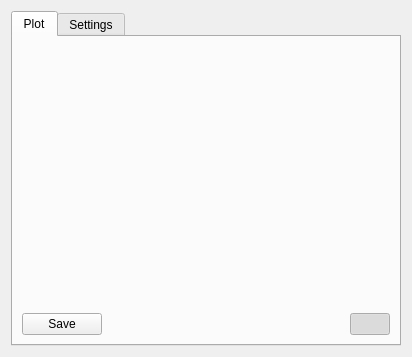
<?xml version="1.0" encoding="UTF-8"?>
<ui version="4.0">
 <class>Plotter</class>
 <widget class="QWidget" name="Plotter">
  <property name="geometry">
   <rect>
    <x>0</x>
    <y>0</y>
    <width>412</width>
    <height>357</height>
   </rect>
  </property>
  <property name="windowTitle">
   <string>Form</string>
  </property>
  <layout class="QVBoxLayout" name="verticalLayout">
   <item>
    <widget class="QTabWidget" name="tabWidget">
     <property name="currentIndex">
      <number>0</number>
     </property>
     <widget class="QWidget" name="tab">
      <attribute name="title">
       <string>Plot</string>
      </attribute>
      <layout class="QVBoxLayout" name="verticalLayout_7">
       <item>
        <widget class="QwtPlot" name="plot" native="true">
         <property name="sizePolicy">
          <sizepolicy hsizetype="Expanding" vsizetype="Expanding">
           <horstretch>0</horstretch>
           <verstretch>0</verstretch>
          </sizepolicy>
         </property>
        </widget>
       </item>
       <item>
        <layout class="QHBoxLayout" name="horizontalLayout_2">
         <item>
          <widget class="QPushButton" name="saveBtn">
           <property name="toolTip">
            <string>Save current plot to CSV</string>
           </property>
           <property name="text">
            <string>Save</string>
           </property>
           <property name="icon">
            <iconset resource="../icons.qrc">
             <normaloff>:/images/document-save.png</normaloff>:/images/document-save.png</iconset>
           </property>
          </widget>
         </item>
         <item>
          <spacer name="horizontalSpacer">
           <property name="orientation">
            <enum>Qt::Horizontal</enum>
           </property>
           <property name="sizeHint" stdset="0">
            <size>
             <width>40</width>
             <height>20</height>
            </size>
           </property>
          </spacer>
         </item>
         <item>
          <widget class="QPushButton" name="startStopPlotBtn">
           <property name="toolTip">
            <string>&lt;html&gt;&lt;head/&gt;&lt;body&gt;&lt;p&gt;Starts/stops data collecting from Serial&lt;/p&gt;&lt;p&gt;When stopped, you'll be able to zoom in/out and move the graph to further inspect the data.&lt;/p&gt;&lt;/body&gt;&lt;/html&gt;</string>
           </property>
           <property name="text">
            <string/>
           </property>
           <property name="icon">
            <iconset resource="../icons.qrc">
             <normaloff>:/images/media-playback-start.png</normaloff>
             <normalon>:/images/media-playback-stop.png</normalon>:/images/media-playback-start.png</iconset>
           </property>
           <property name="checkable">
            <bool>true</bool>
           </property>
           <property name="checked">
            <bool>true</bool>
           </property>
          </widget>
         </item>
        </layout>
       </item>
      </layout>
     </widget>
     <widget class="QWidget" name="tab_2">
      <attribute name="title">
       <string>Settings</string>
      </attribute>
      <layout class="QVBoxLayout" name="verticalLayout_3">
       <item>
        <widget class="QScrollArea" name="scrollArea">
         <property name="widgetResizable">
          <bool>true</bool>
         </property>
         <widget class="QWidget" name="scrollAreaWidgetContents">
          <property name="geometry">
           <rect>
            <x>0</x>
            <y>0</y>
            <width>230</width>
            <height>678</height>
           </rect>
          </property>
          <layout class="QVBoxLayout" name="verticalLayout_6">
           <item>
            <widget class="QGroupBox" name="groupBox">
             <property name="title">
              <string>Basic</string>
             </property>
             <layout class="QVBoxLayout" name="verticalLayout_2">
              <item>
               <layout class="QFormLayout" name="formLayout">
                <property name="fieldGrowthPolicy">
                 <enum>QFormLayout::AllNonFixedFieldsGrow</enum>
                </property>
                <item row="0" column="0">
                 <widget class="QLabel" name="label">
                  <property name="toolTip">
                   <string>&lt;html&gt;&lt;head/&gt;&lt;body&gt;&lt;p&gt;The ID of the graph, for serial thread to properly forward the incoming data from micro-controller.&lt;/p&gt;&lt;p&gt;You can have the same IDs if you wish, both will receive the packet from the serial thread.&lt;/p&gt;&lt;/body&gt;&lt;/html&gt;</string>
                  </property>
                  <property name="text">
                   <string>ID:</string>
                  </property>
                 </widget>
                </item>
                <item row="0" column="1">
                 <widget class="QLineEdit" name="idEdit">
                  <property name="text">
                   <string>p1</string>
                  </property>
                 </widget>
                </item>
                <item row="4" column="0">
                 <widget class="QLabel" name="label_2">
                  <property name="toolTip">
                   <string>&lt;html&gt;&lt;head/&gt;&lt;body&gt;&lt;p&gt;Can select the graph to plot in real time or XY plot&lt;/p&gt;&lt;p&gt;&lt;span style=&quot; font-size:10pt;&quot;&gt;Sample real-time packet with 3 curves XYZ:&lt;/span&gt;&lt;/p&gt;&lt;p&gt;{&lt;span style=&quot; color:#ff0000;&quot;&gt;P0|X|255,0,0|100&lt;/span&gt;&lt;span style=&quot; color:#00ff7f;&quot;&gt;|Y|0,255,0|150&lt;/span&gt;&lt;span style=&quot; color:#5555ff;&quot;&gt;|Z|0,0,255|200&lt;/span&gt;}&lt;/p&gt;&lt;p&gt;{Plot ID|Curve 1|Color|Value|Curve 2|Color|Value}&lt;/p&gt;&lt;p&gt;&lt;span style=&quot; font-weight:600;&quot;&gt;Note: color is in RGB format with comma seperating the values (R,G,B)&lt;/span&gt;&lt;/p&gt;&lt;p&gt;&lt;span style=&quot; font-size:10pt;&quot;&gt;Sample XY plot (supports only one curve):&lt;/span&gt;&lt;/p&gt;&lt;p&gt;{P0|Some XY plot|255,0,0|1 255 2 200 3 150 4 100}&lt;/p&gt;&lt;p&gt;{Plot ID|Curve name|Color|X Y X Y X Y X Y.....}&lt;/p&gt;&lt;p&gt;&lt;span style=&quot; font-weight:600;&quot;&gt;Note: If for each X value there won't be Y value, the plot will be ignored&lt;/span&gt;&lt;br/&gt;&lt;/p&gt;&lt;/body&gt;&lt;/html&gt;</string>
                  </property>
                  <property name="text">
                   <string>Type:</string>
                  </property>
                 </widget>
                </item>
                <item row="4" column="1">
                 <widget class="QComboBox" name="typeComboBox">
                  <item>
                   <property name="text">
                    <string>Time plot</string>
                   </property>
                  </item>
                  <item>
                   <property name="text">
                    <string>XY-Plot</string>
                   </property>
                  </item>
                 </widget>
                </item>
                <item row="1" column="0">
                 <widget class="QLabel" name="label_5">
                  <property name="text">
                   <string>Title</string>
                  </property>
                 </widget>
                </item>
                <item row="1" column="1">
                 <widget class="QLineEdit" name="titleEdit">
                  <property name="text">
                   <string>A Simple Plotting Demonstration</string>
                  </property>
                 </widget>
                </item>
                <item row="5" column="0">
                 <widget class="QLabel" name="label_6">
                  <property name="toolTip">
                   <string>&lt;html&gt;&lt;head/&gt;&lt;body&gt;&lt;p&gt;Applicable only to real time plot, basically, how many data points will be stored in the memory before deleting them. &lt;/p&gt;&lt;/body&gt;&lt;/html&gt;</string>
                  </property>
                  <property name="text">
                   <string>Buffer</string>
                  </property>
                 </widget>
                </item>
                <item row="5" column="1">
                 <widget class="QSpinBox" name="bufferSpin">
                  <property name="minimum">
                   <number>10</number>
                  </property>
                  <property name="maximum">
                   <number>1000000</number>
                  </property>
                  <property name="value">
                   <number>100</number>
                  </property>
                 </widget>
                </item>
                <item row="6" column="0">
                 <widget class="QLabel" name="label_7">
                  <property name="toolTip">
                   <string>&lt;html&gt;&lt;head/&gt;&lt;body&gt;&lt;p&gt;How often the plot will be updated. You shouldn't need less than 50ms, however if you want to improve performance of the application, it is advisable to increase the refresh rate. &lt;/p&gt;&lt;/body&gt;&lt;/html&gt;</string>
                  </property>
                  <property name="text">
                   <string>Refresh rate (ms)</string>
                  </property>
                 </widget>
                </item>
                <item row="6" column="1">
                 <widget class="QSpinBox" name="refreshRateSpin">
                  <property name="minimum">
                   <number>10</number>
                  </property>
                  <property name="maximum">
                   <number>10000</number>
                  </property>
                  <property name="value">
                   <number>50</number>
                  </property>
                 </widget>
                </item>
                <item row="2" column="0">
                 <widget class="QLabel" name="label_9">
                  <property name="text">
                   <string>Name of X Axis:</string>
                  </property>
                 </widget>
                </item>
                <item row="2" column="1">
                 <widget class="QLineEdit" name="xaxisEdit"/>
                </item>
                <item row="3" column="0">
                 <widget class="QLabel" name="label_10">
                  <property name="text">
                   <string>Name of Y Axis</string>
                  </property>
                 </widget>
                </item>
                <item row="3" column="1">
                 <widget class="QLineEdit" name="yaxisEdit"/>
                </item>
               </layout>
              </item>
             </layout>
            </widget>
           </item>
           <item>
            <widget class="QGroupBox" name="groupBox_2">
             <property name="title">
              <string>Scaling</string>
             </property>
             <layout class="QVBoxLayout" name="verticalLayout_4">
              <item>
               <layout class="QFormLayout" name="formLayout_2">
                <property name="fieldGrowthPolicy">
                 <enum>QFormLayout::AllNonFixedFieldsGrow</enum>
                </property>
                <item row="1" column="0">
                 <widget class="QCheckBox" name="autoScaleYCheckBox">
                  <property name="toolTip">
                   <string>Automatically scales the graph to show all values on Y axis</string>
                  </property>
                  <property name="text">
                   <string>Auto Scaling Y</string>
                  </property>
                  <property name="checked">
                   <bool>true</bool>
                  </property>
                 </widget>
                </item>
                <item row="2" column="0">
                 <widget class="QLabel" name="label_3">
                  <property name="text">
                   <string>Min Y</string>
                  </property>
                 </widget>
                </item>
                <item row="2" column="1">
                 <widget class="QDoubleSpinBox" name="minYSpin">
                  <property name="minimum">
                   <double>-10000000.000000000000000</double>
                  </property>
                  <property name="maximum">
                   <double>10000000.000000000000000</double>
                  </property>
                  <property name="value">
                   <double>-200.000000000000000</double>
                  </property>
                 </widget>
                </item>
                <item row="3" column="0">
                 <widget class="QLabel" name="label_4">
                  <property name="text">
                   <string>Max Y</string>
                  </property>
                 </widget>
                </item>
                <item row="3" column="1">
                 <widget class="QDoubleSpinBox" name="maxYSpin">
                  <property name="minimum">
                   <double>-10000000.000000000000000</double>
                  </property>
                  <property name="maximum">
                   <double>10000000.000000000000000</double>
                  </property>
                  <property name="value">
                   <double>200.000000000000000</double>
                  </property>
                 </widget>
                </item>
                <item row="4" column="0">
                 <widget class="QCheckBox" name="autoScaleXCheckBox">
                  <property name="toolTip">
                   <string>Automatically scales graph to include all X values (manual scaling works only on XY plot)</string>
                  </property>
                  <property name="text">
                   <string>Auto Scaling X</string>
                  </property>
                  <property name="checked">
                   <bool>true</bool>
                  </property>
                 </widget>
                </item>
                <item row="5" column="0">
                 <widget class="QLabel" name="label_11">
                  <property name="text">
                   <string>Min X</string>
                  </property>
                 </widget>
                </item>
                <item row="5" column="1">
                 <widget class="QDoubleSpinBox" name="minXSpin">
                  <property name="minimum">
                   <double>-10000000.000000000000000</double>
                  </property>
                  <property name="maximum">
                   <double>10000000.000000000000000</double>
                  </property>
                  <property name="value">
                   <double>-200.000000000000000</double>
                  </property>
                 </widget>
                </item>
                <item row="6" column="1">
                 <widget class="QDoubleSpinBox" name="maxXSpin">
                  <property name="minimum">
                   <double>-10000000.000000000000000</double>
                  </property>
                  <property name="maximum">
                   <double>10000000.000000000000000</double>
                  </property>
                  <property name="value">
                   <double>200.000000000000000</double>
                  </property>
                 </widget>
                </item>
                <item row="6" column="0">
                 <widget class="QLabel" name="label_12">
                  <property name="text">
                   <string>Max X</string>
                  </property>
                 </widget>
                </item>
               </layout>
              </item>
             </layout>
            </widget>
           </item>
           <item>
            <widget class="QGroupBox" name="groupBox_3">
             <property name="title">
              <string>Misc</string>
             </property>
             <layout class="QVBoxLayout" name="verticalLayout_5">
              <item>
               <layout class="QFormLayout" name="formLayout_3">
                <item row="0" column="0">
                 <widget class="QLabel" name="label_8">
                  <property name="toolTip">
                   <string>&lt;html&gt;&lt;head/&gt;&lt;body&gt;&lt;p&gt;Format of the date in real time plot. Some of the available formats: &lt;/p&gt;&lt;p&gt;&lt;span style=&quot; font-weight:600;&quot;&gt;&amp;quot;dd:mm:yyyy | hh:mm:ss:zzz&amp;quot;&lt;/span&gt;&lt;/p&gt;&lt;p&gt;Where it shows&lt;span style=&quot; font-weight:600;&quot;&gt; day:month:year | hours:minutes:seconds:milliseconds&lt;/span&gt;&lt;/p&gt;&lt;/body&gt;&lt;/html&gt;</string>
                  </property>
                  <property name="statusTip">
                   <string/>
                  </property>
                  <property name="text">
                   <string>Date Format</string>
                  </property>
                 </widget>
                </item>
                <item row="0" column="1">
                 <widget class="QLineEdit" name="dateFormat">
                  <property name="text">
                   <string>hh:mm:ss</string>
                  </property>
                 </widget>
                </item>
                <item row="1" column="0">
                 <widget class="QCheckBox" name="fillCheckBox">
                  <property name="toolTip">
                   <string>Automatically fills the graph</string>
                  </property>
                  <property name="text">
                   <string>Auto filling</string>
                  </property>
                  <property name="checked">
                   <bool>true</bool>
                  </property>
                 </widget>
                </item>
                <item row="2" column="0">
                 <widget class="QLabel" name="label_14">
                  <property name="text">
                   <string>Auto Fill Opacity:</string>
                  </property>
                 </widget>
                </item>
                <item row="2" column="1">
                 <widget class="QSpinBox" name="transparentSpinBox">
                  <property name="minimum">
                   <number>20</number>
                  </property>
                  <property name="maximum">
                   <number>100</number>
                  </property>
                 </widget>
                </item>
                <item row="3" column="0">
                 <widget class="QLabel" name="label_13">
                  <property name="text">
                   <string>Background Color:</string>
                  </property>
                 </widget>
                </item>
                <item row="3" column="1">
                 <layout class="QHBoxLayout" name="horizontalLayout">
                  <item>
                   <spacer name="horizontalSpacer_2">
                    <property name="orientation">
                     <enum>Qt::Horizontal</enum>
                    </property>
                    <property name="sizeHint" stdset="0">
                     <size>
                      <width>40</width>
                      <height>20</height>
                     </size>
                    </property>
                   </spacer>
                  </item>
                  <item>
                   <widget class="QLabel" name="colorLbl">
                    <property name="minimumSize">
                     <size>
                      <width>50</width>
                      <height>0</height>
                     </size>
                    </property>
                    <property name="maximumSize">
                     <size>
                      <width>50</width>
                      <height>16777215</height>
                     </size>
                    </property>
                    <property name="styleSheet">
                     <string notr="true">background-color:#ffffff;
border: 2px solid #000;</string>
                    </property>
                    <property name="text">
                     <string/>
                    </property>
                   </widget>
                  </item>
                  <item>
                   <widget class="QPushButton" name="colorBtn">
                    <property name="toolTip">
                     <string>Choose background color</string>
                    </property>
                    <property name="text">
                     <string/>
                    </property>
                    <property name="icon">
                     <iconset resource="../icons.qrc">
                      <normaloff>:/images/kcoloredit.png</normaloff>:/images/kcoloredit.png</iconset>
                    </property>
                   </widget>
                  </item>
                 </layout>
                </item>
               </layout>
              </item>
             </layout>
            </widget>
           </item>
           <item>
            <widget class="QGroupBox" name="groupBox_4">
             <property name="minimumSize">
              <size>
               <width>0</width>
               <height>0</height>
              </size>
             </property>
             <property name="baseSize">
              <size>
               <width>0</width>
               <height>0</height>
              </size>
             </property>
             <property name="title">
              <string>Auto Write</string>
             </property>
             <layout class="QVBoxLayout" name="verticalLayout_8">
              <item>
               <layout class="QFormLayout" name="formLayout_4">
                <item row="0" column="0">
                 <widget class="QCheckBox" name="writeToFileCheckBox">
                  <property name="toolTip">
                   <string>Will write all results directly to the file you have specified. Similar to save button, but does it instantly and automatically. Useful for when one needs to do analysis later. Results will be in CSV</string>
                  </property>
                  <property name="text">
                   <string>Write To File</string>
                  </property>
                 </widget>
                </item>
                <item row="1" column="0">
                 <widget class="QLabel" name="label_15">
                  <property name="text">
                   <string>File:</string>
                  </property>
                 </widget>
                </item>
                <item row="1" column="1">
                 <layout class="QHBoxLayout" name="horizontalLayout_3">
                  <item>
                   <widget class="QLineEdit" name="writeToFileEdit">
                    <property name="readOnly">
                     <bool>true</bool>
                    </property>
                   </widget>
                  </item>
                  <item>
                   <widget class="QPushButton" name="openForWriteBtn">
                    <property name="text">
                     <string/>
                    </property>
                    <property name="icon">
                     <iconset resource="../icons.qrc">
                      <normaloff>:/images/document-open-folder.png</normaloff>:/images/document-open-folder.png</iconset>
                    </property>
                   </widget>
                  </item>
                 </layout>
                </item>
                <item row="2" column="0">
                 <widget class="QLabel" name="label_16">
                  <property name="toolTip">
                   <string>Specify what seperator should the save and auto file write function use</string>
                  </property>
                  <property name="text">
                   <string>Seperator:</string>
                  </property>
                 </widget>
                </item>
                <item row="2" column="1">
                 <widget class="QLineEdit" name="seperatorEdit">
                  <property name="text">
                   <string>;</string>
                  </property>
                 </widget>
                </item>
               </layout>
              </item>
             </layout>
            </widget>
           </item>
          </layout>
         </widget>
        </widget>
       </item>
      </layout>
     </widget>
    </widget>
   </item>
  </layout>
 </widget>
 <customwidgets>
  <customwidget>
   <class>QwtPlot</class>
   <extends>QWidget</extends>
   <header location="global">qwt_plot.h</header>
   <container>1</container>
  </customwidget>
 </customwidgets>
 <resources>
  <include location="../icons.qrc"/>
 </resources>
 <connections/>
</ui>
